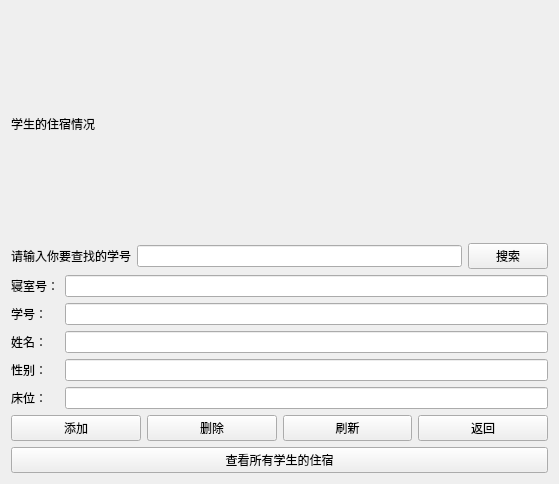
<?xml version="1.0" encoding="UTF-8"?>
<ui version="4.0">
 <class>dormmanage</class>
 <widget class="QWidget" name="dormmanage">
  <property name="geometry">
   <rect>
    <x>0</x>
    <y>0</y>
    <width>559</width>
    <height>484</height>
   </rect>
  </property>
  <property name="windowTitle">
   <string>Form</string>
  </property>
  <layout class="QVBoxLayout" name="verticalLayout_3">
   <item>
    <widget class="QLabel" name="label">
     <property name="text">
      <string>学生的住宿情况</string>
     </property>
    </widget>
   </item>
   <item>
    <layout class="QHBoxLayout" name="horizontalLayout_3">
     <item>
      <widget class="QLabel" name="label_2">
       <property name="text">
        <string>请输入你要查找的学号</string>
       </property>
      </widget>
     </item>
     <item>
      <widget class="QLineEdit" name="dorm_inputlineEdit"/>
     </item>
     <item>
      <widget class="QPushButton" name="dorm_queryButton">
       <property name="text">
        <string>搜索</string>
       </property>
      </widget>
     </item>
    </layout>
   </item>
   <item>
    <layout class="QHBoxLayout" name="horizontalLayout">
     <item>
      <layout class="QVBoxLayout" name="verticalLayout_2">
       <item>
        <widget class="QLabel" name="label_3">
         <property name="text">
          <string>寝室号：</string>
         </property>
        </widget>
       </item>
       <item>
        <widget class="QLabel" name="label_4">
         <property name="text">
          <string>学号：</string>
         </property>
        </widget>
       </item>
       <item>
        <widget class="QLabel" name="label_5">
         <property name="text">
          <string>姓名：</string>
         </property>
        </widget>
       </item>
       <item>
        <widget class="QLabel" name="label_6">
         <property name="text">
          <string>性别：</string>
         </property>
        </widget>
       </item>
       <item>
        <widget class="QLabel" name="label_7">
         <property name="text">
          <string>床位：</string>
         </property>
        </widget>
       </item>
      </layout>
     </item>
     <item>
      <layout class="QVBoxLayout" name="verticalLayout">
       <item>
        <widget class="QLineEdit" name="dormqingshi_numlineEdit"/>
       </item>
       <item>
        <widget class="QLineEdit" name="dorm_outIDlineEdit"/>
       </item>
       <item>
        <widget class="QLineEdit" name="dorm_namelineEdit"/>
       </item>
       <item>
        <widget class="QLineEdit" name="dorm_sexlineEdit"/>
       </item>
       <item>
        <widget class="QLineEdit" name="dorm_bednumlineEdit"/>
       </item>
      </layout>
     </item>
    </layout>
   </item>
   <item>
    <layout class="QHBoxLayout" name="horizontalLayout_2">
     <item>
      <widget class="QPushButton" name="dorm_addButton">
       <property name="text">
        <string>添加</string>
       </property>
      </widget>
     </item>
     <item>
      <widget class="QPushButton" name="dorm_deleteButton">
       <property name="text">
        <string>删除</string>
       </property>
      </widget>
     </item>
     <item>
      <widget class="QPushButton" name="updateButton">
       <property name="text">
        <string>刷新</string>
       </property>
      </widget>
     </item>
     <item>
      <widget class="QPushButton" name="dorm_backButton">
       <property name="text">
        <string>返回</string>
       </property>
      </widget>
     </item>
    </layout>
   </item>
   <item>
    <widget class="QPushButton" name="see_all_dorm_Button">
     <property name="text">
      <string>查看所有学生的住宿</string>
     </property>
    </widget>
   </item>
  </layout>
 </widget>
 <resources/>
 <connections/>
</ui>
